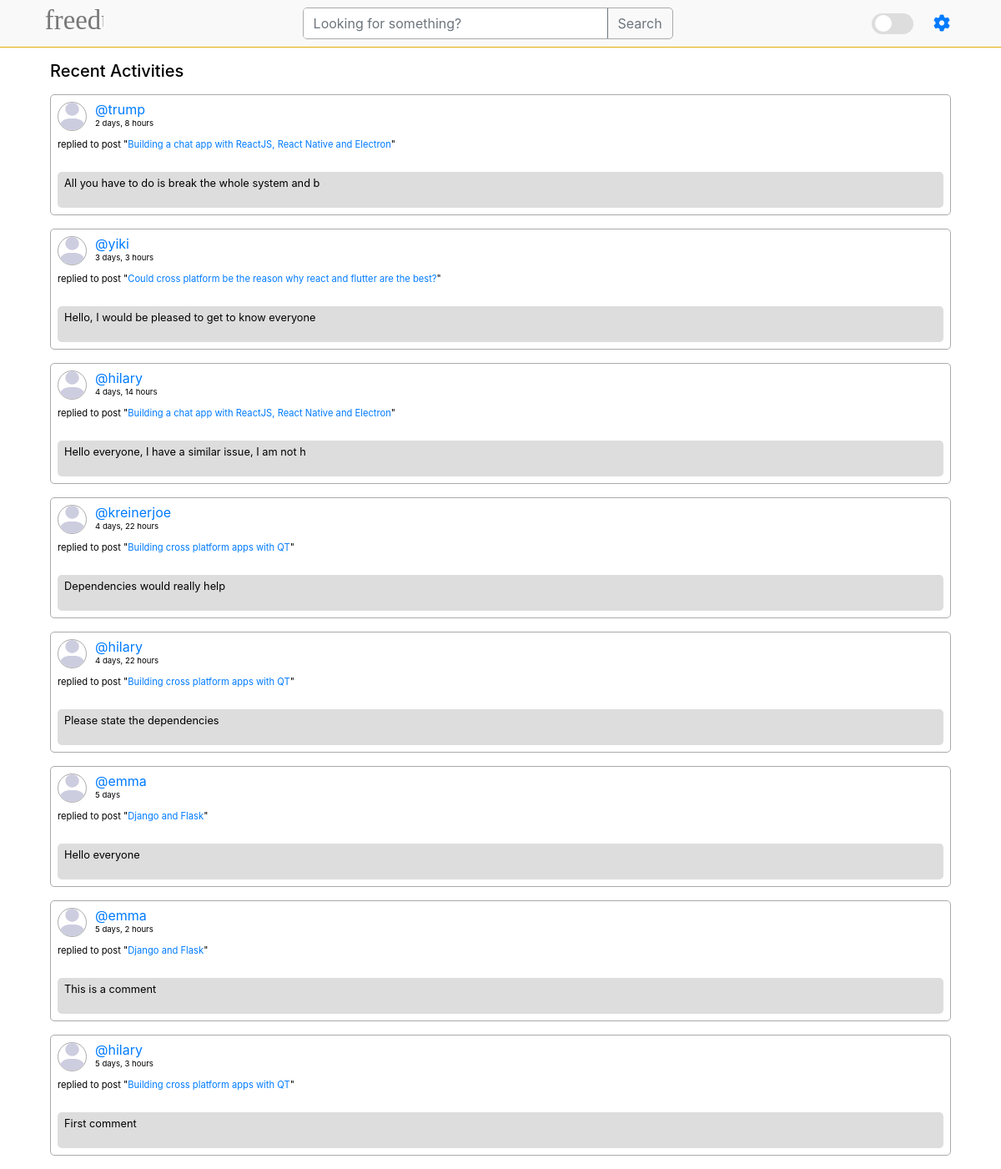
/activities/, run on an earlier commit of the app's database.
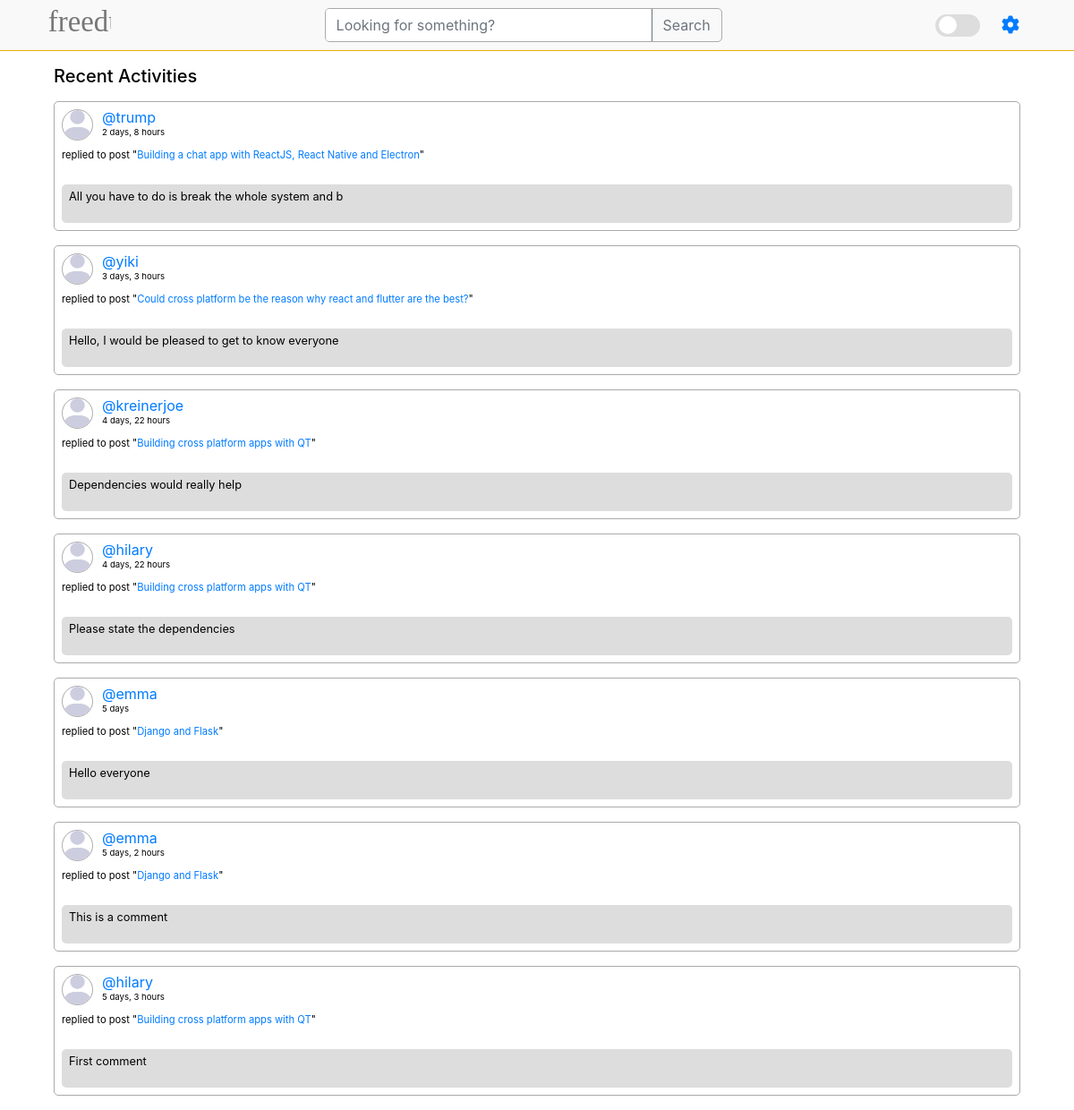
And on a later commit of the database.
### base/models.py (models this page shows)
class Message(models.Model):
    user = models.ForeignKey(User, on_delete=models.CASCADE)
    room = models.ForeignKey(Room, on_delete=models.CASCADE)
    body = models.TextField()
    updated = models.DateTimeField(auto_now=True)
    created = models.DateTimeField(auto_now_add=True)
    class Meta:
        ordering = ['-updated', '-created']
    def __str__(self):
        return self.body[0:50]

class Room(models.Model):
    host = models.ForeignKey(User, on_delete=models.SET_NULL, null=True)
    topic = models.ForeignKey(Topic, on_delete=models.SET_NULL, null=True)
    name = models.CharField(max_length=200)
    description = models.TextField(null=True, blank=True)
    participants = models.ManyToManyField(
        User, related_name='participants', blank=True)
    updated = models.DateTimeField(auto_now=True)
    created = models.DateTimeField(auto_now_add=True)
    class Meta:
        ordering = ['-updated', '-created']
    def __str__(self):
        return self.name

### base/views.py (the view)
# urls.py: path('activities/', views.activitiesPage, name='activities'),
def activitiesPage(request):
    room_messages = Message.objects.all()
    return render(request, 'base/activity.html', {'room_messages':room_messages})

### base/templates/base/activity.html (shortened to what this page needs)
{% extends "main.html" %} {% block content %} {% load static %}
<div class="container">
    <div class="container">
        <h5 class="my-3">Recent Activities</h5>
        <div class="container activities px-0">
            {% for message in room_messages %}
            <div class="container activity border p-2 my-3" style="border-radius: 5px; border-color: var(--search-border) !important;">
                <div class="d-flex" style="gap: 10px;">
                    <div class="profile-pic border" style="width: 35px;height: 35px; border-radius: 50%;overflow: hidden; border-color: var(--search-border) !important;">
                        <img
                        src="{% static 'img/profile.png' %}"
                        alt=""
                        style="width: 100%;height: 100%;"
                        srcset=""
                        class=""
                    />
                    </div>
                    <div class="d-flex flex-column justify-content-around" style="gap: 0;">
                        <a class="m-0" style="line-height: 0" href="{% url 'user-profile' message.user.id %}">@{{message.user}}</a>
                        <p class="m-0" style="line-height: 0; font-size: .6em">{{message.created|timesince}}</p>
                    </div>
                </div>
                <div class="container px-0 py-2">
                    <p style="font-size: 0.7em;">replied to post "<span class="text-primary">{{message.room}}</span>"</p>
                </div>
                <div class="container px-2 py-1" style="background-color: var(--card-border-color); border-radius: 5px;">
                    <p style="font-size: 0.8em;">{{message}}</p>
                </div>
            </div>
            {% endfor %}
        </div>
    </div>
</div>
{% endblock content %}

### templates/main.html (shortened to what this page needs)
<!DOCTYPE html lang="en-GB">
{% load static %}
<html style="scrollbar-width: none">
    <head>
        <link rel="stylesheet" href="{% static 'css/bootstrap.min.css' %}" />
        <link rel="stylesheet" href="{% static 'fontawesome/css/all.min.css' %}" />
        <link
            rel="stylesheet"
            href="{% static 'css/main.css' %}"
            media="screen"
        />
    </head>
    <body class="pt-0" style="background-color: var(--bg-color) !important">
        {% include "navbar.html" %}  {% block content %} {% endblock %}
    </body>
</html>

### templates/navbar.html (shortened to what this page needs)
{% load static %}
<div class="parent" style="position: sticky">
    <nav class="bg-body-tertiary container">
        <div
            class="container-fluid d-flex my-0"
            style="justify-content: space-between; align-items: center"
        >
            <a class="my-2" href="/"
                ><img
                    src="{% static 'img/freedumsvg.svg' %}"
                    style="height: 40px"
                    alt="logo"
                    srcset=""
            /></a>
            <form
                action="{% url 'home' %}"
                method="get"
                class="d-flex m-0 search-bar"
                role="search"
                style="width: 40%"
            >
                <div
                    class="input-group"
                    style="
                        border: solid 1px var(--search-border);
                        border-radius: 5px;
                    "
                >
                    <input
                        class="form-control my-0"
                        type="search"
                        name="q"
                        placeholder="Looking for something?"
                        aria-label="Search"
                        style="
                            background-color: var(--search-color);
                            border-width: 0px;
                        "
                        aria-describedby="button-addon2"
                    />
                    <button
                        class="btn btn-outline-secondary"
                        type="submit"
                        id="button-addon2"
                        style="
                            border-radius: 0px;
                            border: 0px;
                            border-left: 1px solid;
                        "
                    >
                        Search
                    </button>
                </div>
            </form>
            <div class="settings-toggle">
                <label class="toggle-container mb-0">
                    <div class="toggle-switch">
                        <div class="toggle-circle"></div>
                    </div>
                </label>
                <div
                    class="p-3 d-flex"
                    style="justify-content: center; align-items: center"
                >
                    <a href="{% url 'update-user' %}" class=""
                        ><i
                            class="fa fa-cog pl-2"
                            style="font-size: 20px"
                            aria-hidden="true"
                        ></i
                    ></a>
                </div>
            </div>
        </div>
    </nav>
    <hr class="m-0 bg-warning" style="" />
</div>

### static/css/main.css (style rules this page uses)
html { scroll-behavior: smooth;scrollbar-width: none !important; }
body { background-color: white !important; }
.search-bar { display: none !important; }
.settings-toggle { display: none !important; }
@media screen and (min-width: 768px) { .search-bar { display: flex !important; } }
@media screen and (min-width: 768px) { .settings-toggle { display: flex; } }

### templates/main.html (style rules this page uses)
:root { --bg-color: #ffffff; --text-color: #000000; --toggle-bg: #ddd; --toggle-circle: #fff; --card-color: #fff; --card-border-color: #ddd; --nav-bar: #f9f9f9; --search-color: #fff; --search-border: #aaa; --feed-description: #444; --comment-box: #fff; --comment-box-text: #444; --tag-color: #ffd7b5; }
body { background-color: var(--bg-color); color: var(--text-color); transition: background-color 0.3s, color 0.3s; }
.toggle-container { display: flex; align-items: center; gap: 10px; font-size: 16px; font-weight: bold; cursor: pointer; }
.toggle-switch { width: 50px; height: 25px; background-color: var(--toggle-bg); border-radius: 50px; position: relative; transition: background-color 0.3s; }
.toggle-circle { width: 20px; height: 20px; background-color: var(--toggle-circle); border-radius: 50%; position: absolute; top: 50%; left: 4px; transform: translateY(-50%); transition: left 0.3s, background-color 0.3s; }

### templates/navbar.html (style rules this page uses)
.container-fluid { padding-left: 0px; padding-right: 0px; }
.parent { position: sticky; z-index: 1000; top: 0px; background-color: var(--nav-bar); }
.settings-toggle { display: none !important; }
@media screen and (min-width: 768px) { .settings-toggle { display: flex !important; } }

What changed in the data, as far as the page shows it:
removed Message: user "hilary", created "4 days, 14 hours", room "Building a chat app with ReactJS, React Native and Electron", body "Hello everyone, I have a similar issue, I am not h"
